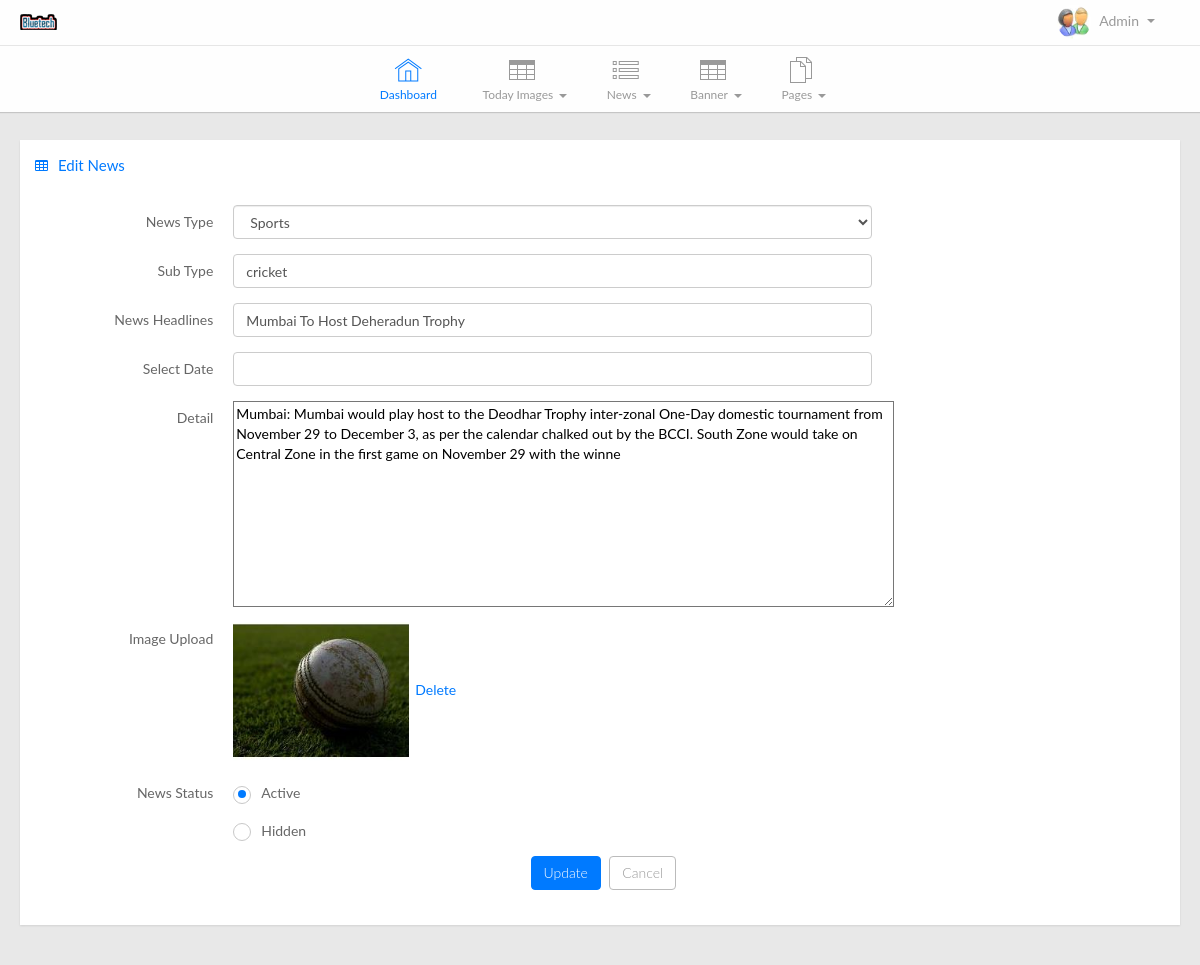
The app's page /bluetech/index.php?p=editnews&id=5 (signed in) with its own data.
### tables this page shows
CREATE TABLE IF NOT EXISTS `news` (
  `id` int(11) NOT NULL AUTO_INCREMENT,
  `type` varchar(255) NOT NULL,
  `subtype` varchar(255) NOT NULL,
  `headline` varchar(255) NOT NULL,
  `date` varchar(255) NOT NULL,
  `image` text NOT NULL,
  `details` varchar(500) NOT NULL,
  `status` varchar(255) NOT NULL,
  PRIMARY KEY (`id`)
);

### bluetech/connection.php (called while the page is built, shortened)
<?php
$adminpath = "files/";

### bluetech/editnews.php (the view, shortened to what this page needs)
<?php
$sql = "select * from news where id=" . $_GET['id'];
$q = mysql_query($sql);
$rdata = mysql_fetch_assoc($q);
?>
<div class="container-fluid main-content">
    <div class="row">
        <div class="col-lg-12">
            <div class="widget-container fluid-height clearfix">
                <div class="heading">
                    <i class="fa fa-table"></i>Edit  News
                </div>
                <div class="widget-content padded">
                    <form action="" class="form-horizontal" method="Post" enctype="multipart/form-data">
                    <div class="form-group">
                        <label class="control-label col-md-2">News Type</label>
                        <div class="col-md-7">
                            <select class="form-control" name="type">
                                 <option > <?php echo $rdata['type']; ?></option>
                          </select>
                        </div>
                      </div>
                         <div class="form-group">
                            <label class="control-label col-md-2">Sub Type</label>
                            <div class="col-md-7">
                                <input class="form-control" name="subtype" type="text" value="<?php echo $rdata['subtype']; ?>"/>
                            </div>
                          </div>
                           <div class="form-group">
                            <label class="control-label col-md-2">News Headlines</label>
                            <div class="col-md-7">
                                <input class="form-control" name="headline" type="text" value="<?php echo $rdata['headline']; ?>"/>
                            </div>
                          </div>
                          <div class="form-group">
            <label class="control-label col-md-2">Select Date</label>
            <div class="col-md-7">
                <input class="form-control datepicker" type="text" name="date" value="<?php echo $rdata['date'];?>"/>
            </div>
          </div>
                        <div class="form-group">
                            <label class="control-label col-md-2">Detail</label>
                            <div class="col-md-7">
                                <textarea id="editor1" name="details" rows="10" cols="80"><?php echo $rdata['details']; ?></textarea>
                            </div>
                        </div>
                          <div class="form-group">
                            <label class="control-label col-md-2">Image Upload</label>
                            <div class="col-md-4">
                                <?php
                                if ($rdata['image'] && file_exists($adminpath . $rdata['image'])) {
                                    ?>
                                <img src="<?php echo $adminpath . $rdata['image']; ?>" style="width: 50%;"/>
                                <a href="index.php?p=editnews&del=image&id=<?php echo $_GET['id']; ?>">
                                   Delete </a>
                                <?php
                                }
                                ?>
                            </div>
                        </div>
                        <div class="form-group">
                            <label class="control-label col-md-2">News Status</label>
                            <div class="col-md-7">
                                <label class="radio" for="option1">
                                    <input id="option1" name="status" type="radio" value="Yes" <?php if($rdata['status']=='Yes') { ?>checked="checked"<?php } ?>/><span>Active</span></label>
                                <label class="radio"><input  name="status" type="radio" value="No" <?php if($rdata['status']=='No') { ?>checked="checked"<?php } ?>/><span>Hidden</span></label>
                            </div>
                        </div>
                        <div class="form-group">
                            <div class="col-md-7" style="text-align: right;">
                                <button class="btn btn-primary" type="submit" name="submit">Update</button>
                                <button class="btn btn-default-outline">Cancel </button>
                            </div>
                        </div>
                </div>
            </div>
        </div>
    </div>
</div>

### bluetech/css/green.css (style rules this page uses)
a { color: #60c560; }
.widget-container .heading { color: #60c560; }

### bluetech/css/orange.css (style rules this page uses)
a { color: #f0ad4e; }
.widget-container .heading { color: #f0ad4e; }

### bluetech/css/magenta.css (style rules this page uses)
a { color: #c741c9; }
.widget-container .heading { color: #c741c9; }

### bluetech/css/gray.css (style rules this page uses)
a { color: #999999; }
.widget-container .heading { color: #999999; }

### records on screen
news: type "Sports", subtype "cricket", headline "Mumbai To Host Deheradun Trophy", details "Mumbai: Mumbai would play host to the Deodhar Trophy inter-zonal One-Day domestic tournament from November 29 to December 3, as per the calendar chalked out by the BCCI. South Zone would take on Central Zone in the first game on November 29 with the winne", image (picture)
